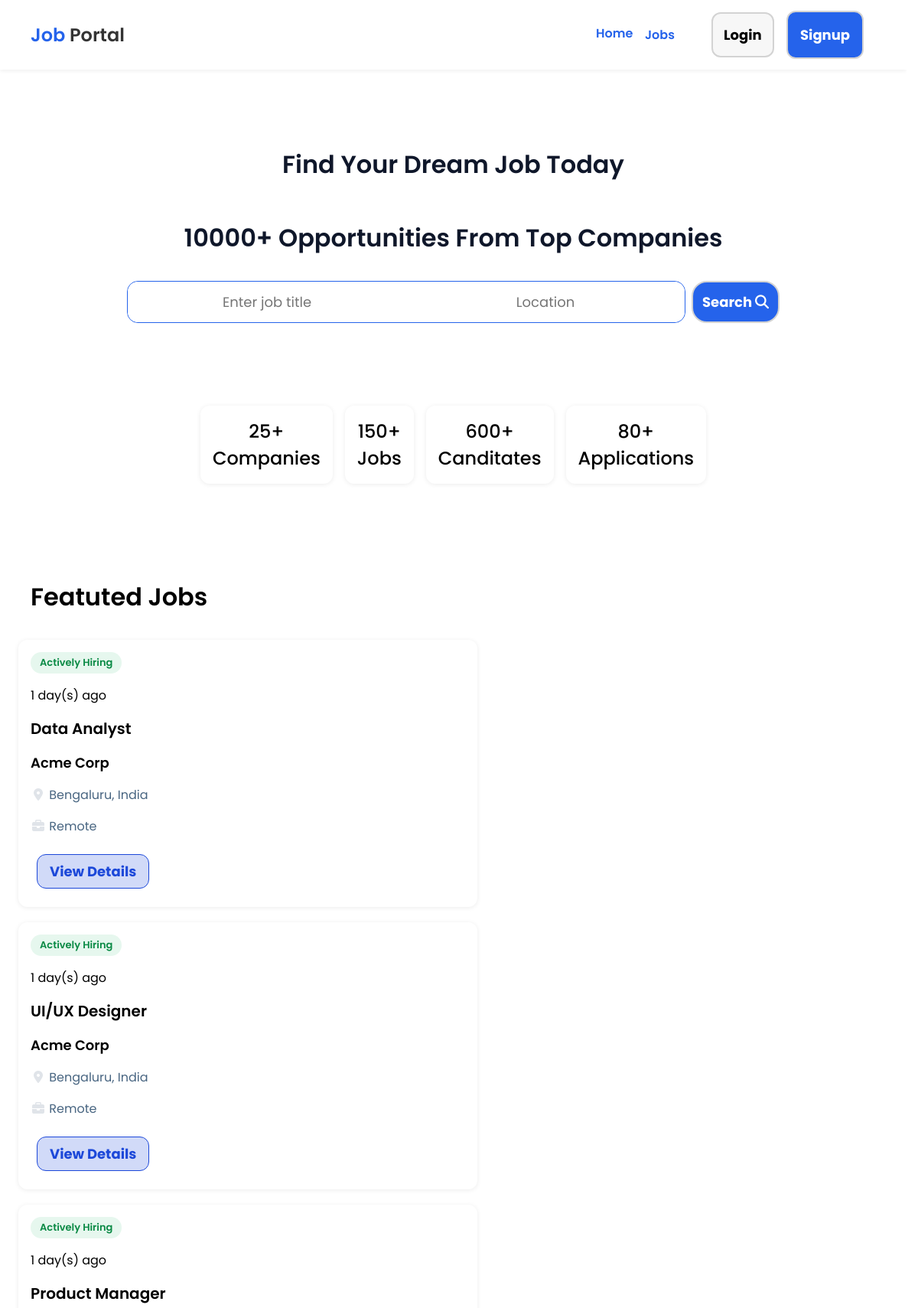
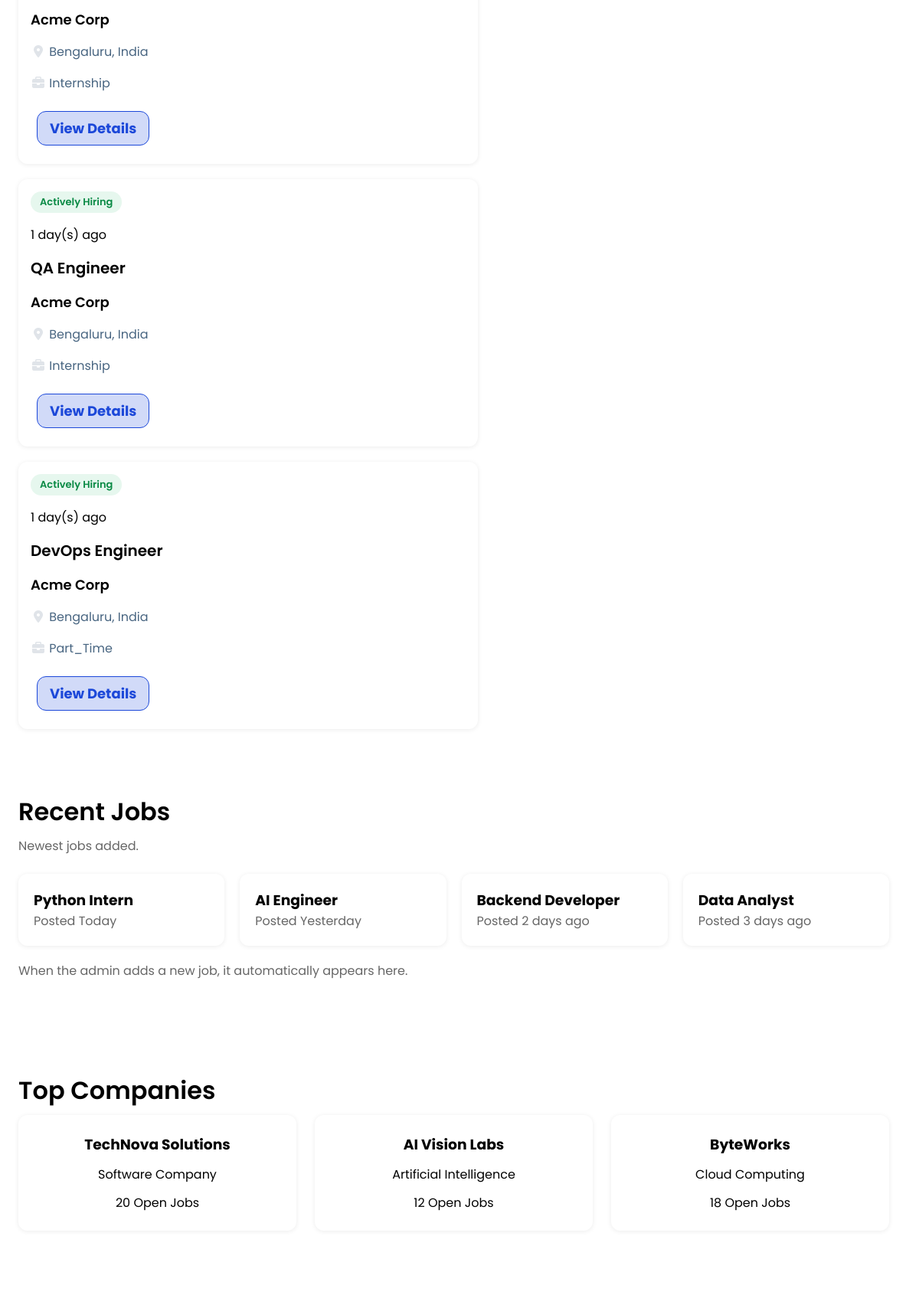
The page / (upper part) on the database its author committed (2 pictures, top to bottom).
### models/Job.py (models this page shows, shortened)
class Job(db.Model):
    __tablename__="job"
    id = db.Column(db.Integer, primary_key=True)
    employer_id = db.Column(
        db.Integer,
        db.ForeignKey("employer_profile.id")
    )
    title = db.Column(db.String(150))
    company = db.Column(db.String(150))
    location = db.Column(db.String(100))
    employment_type = db.Column(db.String(30))
    salary_min = db.Column(db.Integer)
    salary_max = db.Column(db.Integer)
    description = db.Column(db.Text)
    vacancies = db.Column(db.Integer)
    deadline = db.Column(db.Date)
    is_active = db.Column(db.Boolean, default=True)
    created_at = db.Column(db.DateTime, default=datetime.utcnow)
    is_archived = db.Column(db.Boolean, default=False)
    is_approved = db.Column(db.Boolean, default=True)
    is_filled = db.Column(db.Boolean,default=False)       # Position filled
    employer = db.relationship(
        "EmployerProfile",
        back_populates="job"
    )
    applications = db.relationship(
        "Application",
        back_populates="job",
        cascade="all, delete-orphan"
    )
    bookmarks = db.relationship(
        "Bookmark",
        back_populates="job",
        cascade="all, delete-orphan"
    )
    @property
    def age(self):
        diff = datetime.utcnow() - self.created_at
        if diff.days > 0:
            return f"{diff.days} day(s) ago"

### app.py (the view)
@app.route("/")
def home():
    id=session.get('user_id')
    if id:
        user=db.session.get(User,id)
    else:
        user="Guest"
    featured_jobs = Job.query.filter_by(is_active=True).limit(5).all()
    return render_template("index.html", user=user, jobs=featured_jobs)

### templates/index.html (shortened to what this page needs)
<!DOCTYPE html>
<html>
<head>
  {% include "components/html_headers.html" %}
</head>
<body>
  {% block content %}
  {% include "components/topbar.html" %}
  {% include "components/landing_body.html" %}
  {% endblock %}
</body>
</html>

### templates/job/job_card.html (shortened to what this page needs)
      <div class="job-card">
        <div class="badge-group">
        {% if not job.is_filled and job.is_active %}
          <span class="badge badge-green">Actively Hiring</span>
          {% else %}
          <span class="badge badge-red">Stoped Hiring</span>
          {% endif %}
        </div>
        <span class="job-deadline">{{ job.age }}</span>
        <span class="job-title">{{ job.title }}</span>
        <span class="job-company">{{ job.company }}</span>
        <span class="job-location"><i class="fa-solid fa-location-dot fa-fw" style="color: rgb(224, 228, 233);"></i> {{ job.location }}</span>
        <span class="job-mode"> <i class="fa-solid fa-briefcase fa-fw" style="color: rgb(224, 228, 233);"></i> {{ job.employment_type }}</span>
        <div class="job-buttons">
          <a class="btn details" href="{{ url_for('job.job_details',job_id=job.id) }}">View Details</a>
        </div>
      </div>

### static/styles.css (style rules this page uses)
:root { --primary: #2563eb; --primary-light: rgba(37, 99, 235, 0.15); --text-main: #333333; --text-muted: #486581; --text-light: #6b7280; --bg-light: #f7f7f7; --white: #ffffff; --color-edit: rgb(251, 133, 0); --bg-edit: rgba(251, 133, 0, 0.2); --color-delete: rgb(196, 18, 18); --color-archive: rgb(206, 212, 218); --color-details: rgb(28, 72, 217); --bg-details: rgba(28, 72, 217, 0.2); --color-apply: rgb(28, 217, 97); --bg-apply: rgba(28, 217, 97, 0.2); }
* { font-family: 'Poppins', sans-serif; margin: 0; padding: 0; box-sizing: border-box; }
html { scrollbar-gutter: stable; scroll-behavior: smooth; }
.btn { display: inline-block; font-size: 18px; font-weight: bold; border: 2px solid lightgray; padding: 16px; border-radius: 12px; transition: transform 0.3s ease-in-out, background-color 0.3s ease; text-decoration: none; will-change: transform; backface-visibility: hidden; transform: translateZ(0); }
.details { border: 1px solid var(--color-details); padding: 8px 16px; background-color: var(--bg-details); color: var(--color-details); }
.badge-group { display: flex; flex-direction: row; gap: 16px; flex-wrap: wrap; align-items: center; }
.badge { display: inline-block; padding: 4px 12px; border-radius: 20px; font-size: 13px; font-weight: 600; }
.badge-green { background: #e6f7ee; color: #0a8a45; }
.job-card, .profile-card { position: relative; display: flex; padding: 16px; gap: 16px; flex-direction: column; max-width: 600px; border-radius: 12px; box-shadow: 0 1px 6px rgba(0, 0, 0, .08); }
.job-title, .profile-title, .name { font-size: 20px; font-weight: 600; }
.job-company, .profile-company { font-size: 18px; font-weight: 600; }
.job-location, .profile-location { font-size: 16px; color: var(--text-muted); }
.job-position, .job-salary, .job-mode { color: var(--text-muted); border-radius: 8px; }
.job-mode { font-size: 16px; }
.job-buttons { padding: 8px; display: flex; flex-direction: row; gap: 18px; }

### rows shown on the page
Job: is_filled "Actively Hiring", age "1 day(s) ago", title "Data Analyst", company "Acme Corp", location "Bengaluru, India", employment_type "Remote"
Job: is_filled "Actively Hiring", age "1 day(s) ago", title "UI/UX Designer", company "Acme Corp", location "Bengaluru, India", employment_type "Remote"
Job: is_filled "Actively Hiring", age "1 day(s) ago", title "Product Manager", company "Acme Corp", location "Bengaluru, India", employment_type "Internship"
Job: is_filled "Actively Hiring", age "1 day(s) ago", title "QA Engineer", company "Acme Corp", location "Bengaluru, India", employment_type "Internship"
Job: is_filled "Actively Hiring", age "1 day(s) ago", title "DevOps Engineer", company "Acme Corp", location "Bengaluru, India", employment_type "Part_Time"
